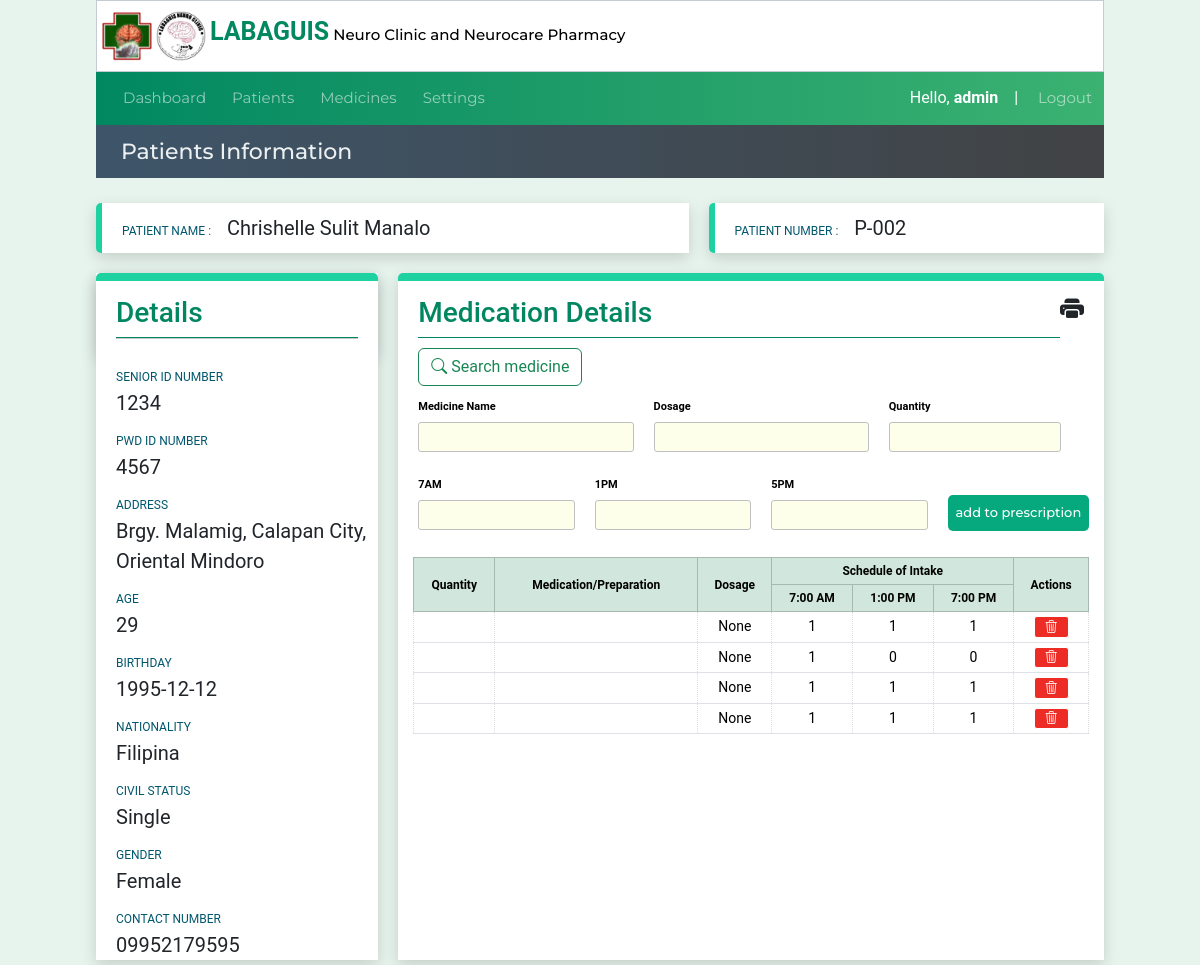
The page /patientinfo/27/prescription (signed in) on the database its author committed.
### website/models.py (models this page shows, shortened)
class Patient(models.Model):
    created_at = models.DateTimeField(auto_now_add=True)
    patient_code=models.CharField(max_length=50)
    first_name = models.CharField(max_length=50)
    middle_name = models.CharField(max_length=50)
    last_name = models.CharField(max_length=50)
    age = models.CharField(max_length=50)
    bday = models.CharField(max_length=50,default='')
    civil_status = models.CharField(max_length=50,default='')
    gender = models.CharField(max_length=50)
    address = models.CharField(max_length=100)
    contact_number = models.CharField(max_length=50)
    srID = models.CharField(max_length=50,null=True, blank=True)
    pwdID = models.CharField(max_length=50,null=True, blank=True)
    nationality = models.CharField(max_length=50,null=True, blank=True)

class Prescription(models.Model):
    created_at = models.DateField(auto_now_add=True)
    patient_code=models.CharField(max_length=50,null=True, blank=True)
    consultCounter = models.CharField(max_length=50,null=True, blank=True)
    medname = models.CharField(max_length=100,null=True, blank=True)
    medgenname = models.CharField(max_length=50,null=True, blank=True)
    medsize = models.CharField(max_length=50,null=True, blank=True)
    medqty = models.CharField(max_length=50,null=True, blank=True)
    medtype = models.CharField(max_length=50,null=True, blank=True)
    perduration = models.CharField(max_length=50,null=True, blank=True)
    durationqty = models.CharField(max_length=50,null=True, blank=True)
    medduration = models.CharField(max_length=50,null=True, blank=True)
    totalquantity = models.CharField(max_length=50,null=True, blank=True)
    dosage = models.CharField(max_length=50,null=True, blank=True)
    morning = models.CharField(max_length=50,null=True, blank=True)
    noon = models.CharField(max_length=50,null=True, blank=True)
    evening = models.CharField(max_length=50,null=True, blank=True)

### website/views.py (the view)
# urls.py: path('patientinfo/<int:pk>/prescription',views.prescription, name='prescription'),
def prescription(request,pk):
    context=patientinfoData(pk)
    return render(request,'prescriptionform.html',context)

### website/views.py (called while the page is built)
def patientinfoData(pk):
    medicines_list = Medicinelist.objects.all()
    patient_record = Patient.objects.get(id=pk)
    medicationrecord = Prescription.objects.filter(patient_code=patient_record.patient_code)
    context = { 'medicationrecord': medicationrecord,
               'patient_record':patient_record,
               'medicines_list':medicines_list,
               'pCode':patient_record.patient_code,
               'pID':pk,
               }
    return context

### website/templates/prescriptionform.html (shortened to what this page needs)
{% extends 'patientinfo.html' %}
{% load custom_tags %}
{% load static %}
{% block btn-back %}
<a type="button" data-bs-toggle="modal" data-bs-target="#print_report">
  <h4><i class="bi bi-printer-fill"></i></h4>
</a>
{% endblock btn-back %}
{% block title %}
<div class="lbl-details "><h3>Medication Details </h3></div>
{% endblock title %}
{% block content1 %}
<form method="POST" id="additsem-form">
  <a class="btn btn-outline-success" style="margin-left:20px;margin-top:10px;"   type="button" data-bs-toggle="modal" data-bs-target="#searchmedicine"><i class="bi bi-search"></i> Search medicine</a>
  <div class="reg-row">
    <div class="medicine-col" style="width:100%;">
      {% if medselected %}
                  <label class="reg-label">Medicine Name</label><br />
                  <input class="medicine-input" list="medlist" name="medName" value="{{medselected.medicine_name}}" required />
                  <datalist id="medlist">
                    {% for medListItem in medicines_list %}
                    <option value="{{medListItem.medicine_name}}">
                      {% endfor %}
                  </datalist>
                </div>
                <div class="medicine-col">
                  <label class="reg-label">Dosage</label><br />
                  <input class="medicine-input" name="dosage" value="{{medselected.dosage}}" required />
                </div>
                <div class="medicine-col">
                  <label class="reg-label">Quantity</label><br />
                  <input class="medicine-input" name="qtyvalue" style="width:80%;" required />
                </div>
      {% else %}
                <label class="reg-label">Medicine Name</label><br />
                <input class="medicine-input" list="medlist" name="medName" required />
              </div>
              <div class="medicine-col">
                <label class="reg-label">Dosage</label><br />
                <input class="medicine-input" name="dosage" required />
              </div>
              <div class="medicine-col">
                <label class="reg-label">Quantity</label><br />
                <input class="medicine-input" name="qtyvalue" style="width:80%;" required />
              </div>
      {% endif %}
  </div>
  <br>
  <div class="reg-row" style="padding-top:0px">
    <div class="medicine-col">
      <label class="reg-label">7AM</label><br />
      <input class="medicine-input" name="am" required />
    </div>
    <div class="medicine-col">
      <label class="reg-label">1PM</label><br />
      <input class="medicine-input" name="noon" required />
    </div>
    <div class="medicine-col">
      <label class="reg-label">5PM</label><br />
      <input class="medicine-input" name="pmvalue" required />
    </div>
    <div class="medicine-col">
      <button class="btn-addmed btn-success mt-4 p-2" type="submit" name="addtoprescription">add to prescription</button>
    </div>
  </div>
</form>
<div class="medicalhistorytable">
  <table id="table-medications" class="table table-sm table-bordered">
    <thead class="table-success">
      <tr>
        <th rowspan="2">Quantity</th>
        <th rowspan="2">Medication/Preparation</th>
        <th rowspan="2">Dosage</th>
        <th colspan="3">Schedule of Intake</th>
        <th rowspan="2">Actions</th>
      </tr>
      <tr>
        <th>7:00 AM</th>
        <th>1:00 PM</th>
        <th>7:00 PM</th>
      </tr>
    </thead>
    <tbody>
      {% if medicationrecord %}
      {% for medrecord in medicationrecord %}
      <tr>
        <td>{{medrecord.quantity}}</td>
        <td>{{medrecord.medicine_name}}</td>
        <td>{{medrecord.dosage}}</td>
        <td>{{medrecord.morning}}</td>
        <td>{{medrecord.noon}}</td>
        <td>{{medrecord.evening}}</td>
        <td>
          <a href="{% url "deleteitemprescription" patient_record.id medrecord.id %}" style="padding:0 10px;margin:0;"
            name="delete_presciption_item" type='submit' value="{{medrecord.id}}" id="link-delete">
            <i class="bi bi-trash3"></i></a>
        </td>
      </tr>
      {% endfor %}
      {% else %}
      <td colspan="6">No current prescription data.</td>
      {% endif %}
    </tbody>
  </table>
</div>
</div>
{% endblock content1 %}

### website/templates/patientinfo.html (shortened to what this page needs)
{% extends 'index.html' %}
{% load custom_tags %}
{% block pagetitle %}Patients Information{% endblock pagetitle %}
{% block content %}
<div class="info-row1">
  <div class="col1-info">
    <label class="lbl-pname">PATIENT NAME : &nbsp &nbsp </label>
    <label class="value-pname">{{patient_record.first_name}} {{patient_record.middle_name}}
      {{patient_record.last_name }}
    </label>
  </div>
  <div class="col2-info">
    <label class="lbl-pname">PATIENT NUMBER : &nbsp &nbsp</label>
    <label class="value-pname">{{patient_record.patient_code}} </label>
  </div>
</div>
<div class="info-row2">
  <div class="detials-container">
    <div class="pdetails-head">
      <div class="lbl-details">
        <h3>Details</h3>
      </div>
      <hr>
    </div>
    <div class="pdetails-body">
      <label class="lbl-pname">SENIOR ID NUMBER</label><br />
      <label class="value-pname">{{patient_record.srID}} </label>
    </div>
    <div class="pdetails-body">
      <label class="lbl-pname">PWD ID NUMBER</label><br />
      <label class="value-pname">{{patient_record.pwdID}} </label>
    </div>
    <div class="pdetails-body">
      <label class="lbl-pname">ADDRESS</label><br />
      <label class="value-pname">{{patient_record.address}} </label>
    </div>
    <div class="pdetails-body">
      <label class="lbl-pname">AGE</label><br />
      <label class="value-pname">{{patient_record.age}} </label>
    </div>
    <div class="pdetails-body">
      <label class="lbl-pname">BIRTHDAY</label><br />
      <label class="value-pname">{{patient_record.bday}} </label>
    </div>
    <div class="pdetails-body">
      <label class="lbl-pname">NATIONALITY</label><br />
      <label class="value-pname">{{patient_record.nationality}} </label>
    </div>
    <div class="pdetails-body">
      <label class="lbl-pname">CIVIL STATUS</label><br />
      <label class="value-pname">{{patient_record.civil_status}} </label>
    </div>
    <div class="pdetails-body">
      <label class="lbl-pname">GENDER</label><br />
      <label class="value-pname">{{patient_record.gender}} </label>
    </div>
    <div class="pdetails-body">
      <label class="lbl-pname">CONTACT NUMBER</label><br />
      <label class="value-pname">{{patient_record.contact_number}} </label>
    </div>
  </div>
  <div class="details-history">
    <div class="phistory-head">
      {% block title %}{% endblock title %}
      {% block btn-back%}{% endblock  %}
    </div>
    {% block content1 %}{% endblock content1 %}
</div>
</div>
{% endblock content %}

### website/templates/navbar.html (shortened to what this page needs)
<div class="header-main5" style="z-index: 2;">
    <nav class="navbar navbar-dark navbar-expand-md ">
        <div class="container-fluid" >
          <div class="collapse navbar-collapse" id="navbarNav">
            <ul class="navbar-nav">
              <li class="nav-item ">
                <a class="nav-link " aria-current="page" href="{% url "dashboard" %}">Dashboard</a>
              </li>
              <li class="nav-item">
                <a class="nav-link " href="{% url "patienttable" %}">Patients</a>
              </li>
              <li class="nav-item">
                <a class="nav-link" href="{% url "medications" %}">Medicines</a>
              </li>
              <li class="nav-item">
                <a class="nav-link" href="{% url "medicationsettings" %}">Settings</a>
              </li>
            </ul>
          </div>
          Hello,&nbsp <b>{{request.user}}</b> &nbsp &nbsp | &nbsp
        </div>
        <a class="nav-item nav-link navbar-nav" style="margin-right:10px;" href="{% url "logoutuser" %}">Logout</a>
      </nav>
</div>

### website/static/style.css (style rules this page uses)
* { box-sizing:border-box; margin: 0; padding: 0; font-family: 'Roboto', sans-serif; }
body { background-color: #e7f3ed; }
header li,a,strong, button { font-family: 'Montserrat', sans-serif; font-weight: 500; font-size: 13px; color: #edf0f1; text-decoration: none; padding: 0px 0px; margin: 0px 0px; }
.nav-link { font-size: 15px; }
.left-menu lu,li { font-size: 5px; text-decoration: none; color: black; padding: 5px; list-style: none; margin: 0; }
.reg-label { font-size: 11px; font-weight: 600; color:black; }
.reg-row { display:inline-flex; width: 100%; margin: 0px 0; }
.btn-addmed { background-color: #06a87d; color: white; padding: 6px 20px; border-radius: 5px; border-style: none; margin-top: 22px; }
table { width: 100%; }
th { padding: 10px; font-size: 12px; color: black; background-color: #b4c3d33c; }
tr { font-size: 14px; }
td { border: 1px dotted #ddd; width: auto; }
#link-delete { color: white; border: 1px solid white; padding: 5px 8px; background-color:rgba(235, 18, 11, 0.89); border-radius: 3px; }
.info-row1 { display: inline-flex; width: 100%; }
.info-row2 { display: inline-flex; width: 100%; }
.lbl-pname { font-size:12px; color: #01576d; }
.value-pname { font-size: 20px; font-style: bold; }
.col1-info { margin: 20px 0; margin-right: 20px; padding: 10px 20px; background-color:white; width:60%; border-left: 6px solid #1dd1a1; border-radius: 5px 0 0 5px; box-shadow: 0 5px 15px 0 #00000026; }
.col2-info { margin: 20px 0; padding: 10px 20px; background-color:white; width:40%; border-left: 6px solid #1dd1a1; border-radius: 5px 0 0 5px; box-shadow: 0 5px 15px 0 #00000026; }
.pdetails-head { width: 100%; padding: 15px 20px; border-top: 8px solid #1dd1a1; border-radius: 5px 5px 0 0; box-shadow: 0 5px 15px 0 #00000026; }
.pdetails-body { padding-left:20px; padding-top: 10px; background-color: white; width: 100%; }
.lbl-details { color: rgb(0,135,97); border-bottom: 1px solid rgb(0,135,97); width: 100%; }
.detials-container { margin-right: 20px; display: block; width: 40%; box-shadow: 0 5px 15px 0 #00000026; background-color:white; }
.medicine-input { border-style: solid; border-color: silver; border-radius: 3px; border-width: 1px; padding-left: 5px; padding: 2px 5px; width: 100%; }
.medicine-col { padding: 7px 0 7px 20px; width: 100%; }
hr { margin: 0; padding: 0; }
.details-history { background-color:white; width: 100%; border-top: 8px solid #1dd1a1; border-radius: 5px 5px 0 0; box-shadow: 0 5px 15px 0 #00000026; }
.phistory-head { display: inline-flex; width: 100%; padding: 15px 20px 0 20px; border-radius: 5px 5px 0 0; justify-content:space-between; }
.medicalhistorytable { padding: 15px; }
input, textarea, select { background-color: rgba(249, 255, 189, 0.3); padding: auto; font-family: 'Arial'; margin: 5px 0 5px 0; padding: 5px 0 5px 0; }
#table-medications { text-align: center; }
#table-medications th { vertical-align:middle; }
.header-main5 { height: 100%; margin: 0px 8%; background-color: #80c3e3; background: rgb(1,136,97); background: linear-gradient(90deg, rgba(1,136,97,1) 0%, rgba(31,157,105,1) 50%, rgba(59,178,113,1) 100%); color: white; }
.navbar { padding: 2px; }
.reg-rows label,span,p,ul,li { font-size: 15px; }

### rows shown on the page
Patient: first_name "Chrishelle", middle_name "Sulit", last_name "Manalo", patient_code "P-002", srID "1234", pwdID "4567", address "Brgy. Malamig, Calapan City, Oriental Mindoro", age "29", bday "1995-12-12", nationality "Filipina", civil_status "Single", gender "Female", contact_number "09952179595"
Prescription: dosage "None", morning "1", noon "1", evening "1", {{ medrecord.id }} 64 (drawn)
Prescription: dosage "None", morning "1", noon "0", evening "0", {{ medrecord.id }} 65 (drawn)
Prescription: dosage "None", morning "1", noon "1", evening "1", {{ medrecord.id }} 67 (drawn)
Prescription: dosage "None", morning "1", noon "1", evening "1", {{ medrecord.id }} 68 (drawn)

### other values the page prints
{{ request.user }} "admin"
